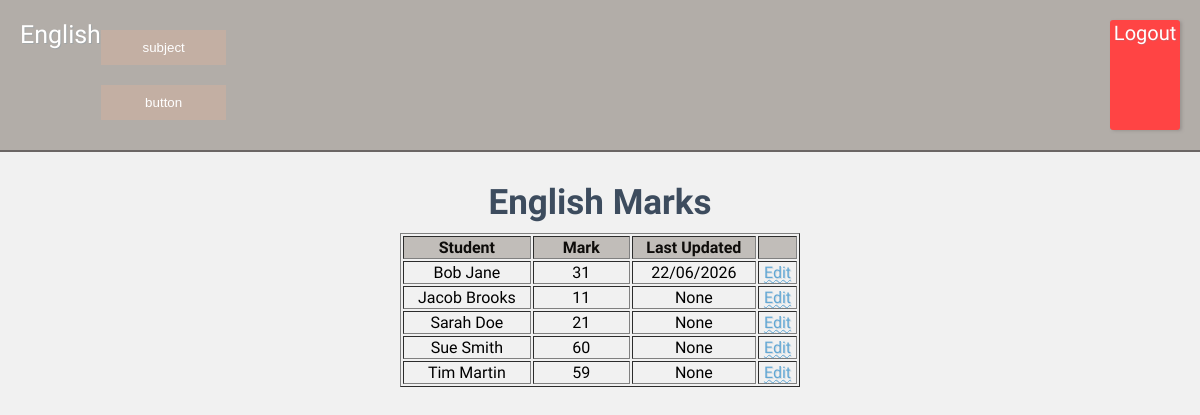
Screenshot of /subject/1 (signed in) with the database file from the repository.
### tables this page shows
CREATE TABLE "subject" (`id` INTEGER PRIMARY KEY AUTOINCREMENT, `subject` TEXT);

CREATE TABLE "marks"(id INTEGER PRIMARY KEY AUTOINCREMENT,
student_id INTEGER, `subject_id` INTEGER,
subject TEXT NOT NULL,
"marks" INTEGER,
last_updated TIMESTAMP DEFAULT CURRENT_TIMESTAMP);

CREATE TABLE "students"(id INTEGER PRIMARY KEY AUTOINCREMENT,
"firstname" TEXT NOT NULL,
"lastname" TEXT NOT NULL);

### app.py (the view)
@app.route('/subject/<int:subject_id>')
def subject(subject_id):
    if 'user_id' not in session:
        return redirect(url_for('login'))
    db = get_db()
    students = db.execute('''
                          SELECT * FROM students
                          ORDER BY firstname ASC;
                          ''').fetchall()
    subjects = db.execute('''
                          SELECT * FROM subject
                          ORDER BY subject ASC;
                         ''').fetchall()
    try:
        subj_cols = [r[1] for r in db.execute("PRAGMA table_info(subject)").fetchall()]
    except sqlite3.OperationalError:
        subj_cols = []
    if 'name' in subj_cols:
        subject = db.execute('SELECT id, name as subject FROM subject WHERE id = ?', (subject_id,)).fetchone()
    elif 'subject' in subj_cols:
        subject = db.execute('SELECT id, subject as subject FROM subject WHERE id = ?', (subject_id,)).fetchone()
    else:
        subject = {'id': subject_id, 'subject': 'Unknown'}
    marks = db.execute('''
        SELECT m.id as id, m.marks as marks, m.last_updated as last_updated,
               s.id as student_id, s.firstname as firstname, s.lastname as lastname
        FROM Marks m
        JOIN students s ON m.student_id = s.id
        WHERE m.subject_id = ?
        ORDER BY s.firstname ASC
    ''', (subject_id,)).fetchall()
    edit_mark_id = request.args.get('edit')
    return render_template('subject.html', students=students, subject=subject, subjects=subjects, marks=marks, edit_mark_id=edit_mark_id)

### app.py (called while the page is built)
def get_db():
    db = sqlite3.connect('database/student_mark.db')
    db.row_factory = sqlite3.Row
    return db

### templates/subject.html (shortened to what this page needs)
{% extends "base.html" %}
{% block text %}{{ subject['subject'] }}{% endblock text %}
{% block content %}
<h2 class="heading2">{{ subject['subject'] }} Marks</h2>
<table border="1">
    <thead>
        <tr>
            <th>Student</th>
            <th>Mark</th>
            <th>Last Updated</th>
            <th></th>
        </tr>
    </thead>
    <tbody>
        {% for mark in marks %}
        <tr>
            <td>{{ mark['firstname'] }} {{ mark['lastname'] }}</td>
            <td>{{ mark['marks'] }}</td>
            <td>{{ mark['last_updated'] }}</td>
            <td>
                {% if edit_mark_id and edit_mark_id|int == mark['id'] %}
                <form action="{{ url_for('edit_subject', mark_id=mark['id']) }}" method="post" style="display:flex; gap:6px; align-items:center;">
                    <span>{{ subject['subject'] }}</span>
                    <input name="mark" type="number" min="0" max="100" value="{{ mark['marks'] }}" required>
                    <button type="submit">Save</button>
                    <a href="{{ url_for('subject', subject_id=subject['id']) }}" style="margin-left:6px;">Cancel</a>
                </form>
                {% else %}
                <a href="{{ url_for('subject', subject_id=subject['id'], edit=mark['id']) }}">Edit</a>
                {% endif %}
            </td>
        </tr>
        {% endfor %}
    </tbody>
</table>
{% endblock content %}

### static/css/style.css (style rules this page uses)
body { margin: 0; padding: 0; font-family: "Nunito"; background-image:url('https://imgh.in/host/sce4o3'); background-repeat:repeat; background-size:40%; background-color: #f0f0f0ec; background-blend-mode: lighten; }
.heading2 { margin-top:-10px; padding:0; color:#3d4c5e; text-align:center; align-items: center; font-size:35px; margin-bottom:0px; }
* { box-sizing: border-box; }
table { margin-left:auto; margin-right:auto; margin-top:10px; width:400px; }
th { background-color: #756b6164; color:rgb(14, 12, 10); }
tr { text-align:center; }
table td:nth-child(2) { width:25%; }
a { text-decoration: underline wavy 0.5px; color: #62a7d4; text-shadow: 1px 1px #658ca734; }

### rows the page displays
subject: subject "English"
marks: firstname "Bob", lastname "Jane", marks "31", last_updated "22/06/2026"
marks: firstname "Jacob", lastname "Brooks", marks "11", last_updated "None"
marks: firstname "Sarah", lastname "Doe", marks "21", last_updated "None"
marks: firstname "Sue", lastname "Smith", marks "60", last_updated "None"
marks: firstname "Tim", lastname "Martin", marks "59", last_updated "None"
